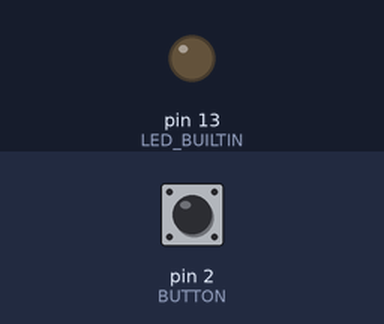
Recording of a sketch running on a simulated Arduino Uno, built with avr-gcc and run on an emulated ATmega328P. Shown: output pins drawn as LEDs (lit = HIGH). The inputs (shaded band) are chosen by the test bench; at power-on: pin 2 (BUTTON) HIGH. What the sketch prints to the serial monitor is not drawn.

Above: at 1.2 s.
1.3 s: pin 2 (BUTTON) pulled LOW for 0.15 s
At 2.5 s:
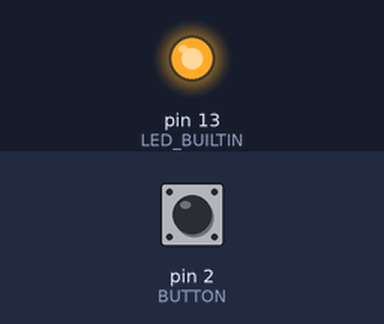
2.9 s: pin 2 (BUTTON) pulled LOW for 1 s
At 3.8 s:
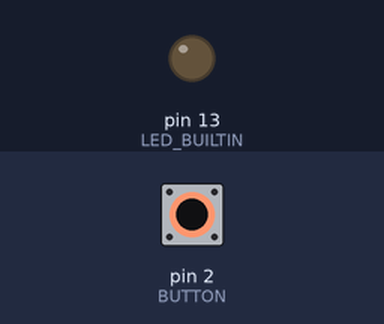
5.4 s: pin 2 (BUTTON) pulled LOW for 3.2 s
At 5.7 s:
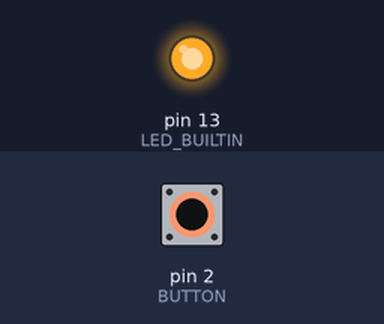
Timing chart, 0 to 8.4 s (numbered marks = the images above; inputs shaded):
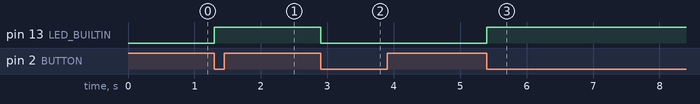

The sketch:

ProvaInterrupt.ino
```cpp
/***************************************************
 *    ESEMPIO GESTIONE DEGLI INTERRUPT
 *    Senza gestione del 'debounce'
 *
 *    Author: Stefano Capezzone
 *    Version: 1.0
 *    Corso Professionale di arduino Avanzato
 *
 */
const byte BUTTON = 2; // Modificare con il PIN scelto anche in base al tipo di scheda
volatile byte stato=0;
volatile int contatore=0;


// Interrupt Service Routine
void buttonPressed() {
  contatore++;
  stato = !stato;
  digitalWrite(LED_BUILTIN,stato);

}

void setup() {
  pinMode(LED_BUILTIN, OUTPUT);
  pinMode(BUTTON, INPUT_PULLUP);
  attachInterrupt(digitalPinToInterrupt(BUTTON), buttonPressed, FALLING);
  Serial.begin(9600);


}

void loop() {

  Serial.println(contatore);

}
```

Measured:
- after the input at 1.3 s, pin 13 (LED_BUILTIN): LOW → HIGH at once
- after the input at 2.9 s, pin 13 (LED_BUILTIN): HIGH → LOW at once
- after the input at 5.4 s, pin 13 (LED_BUILTIN): LOW → HIGH at once
